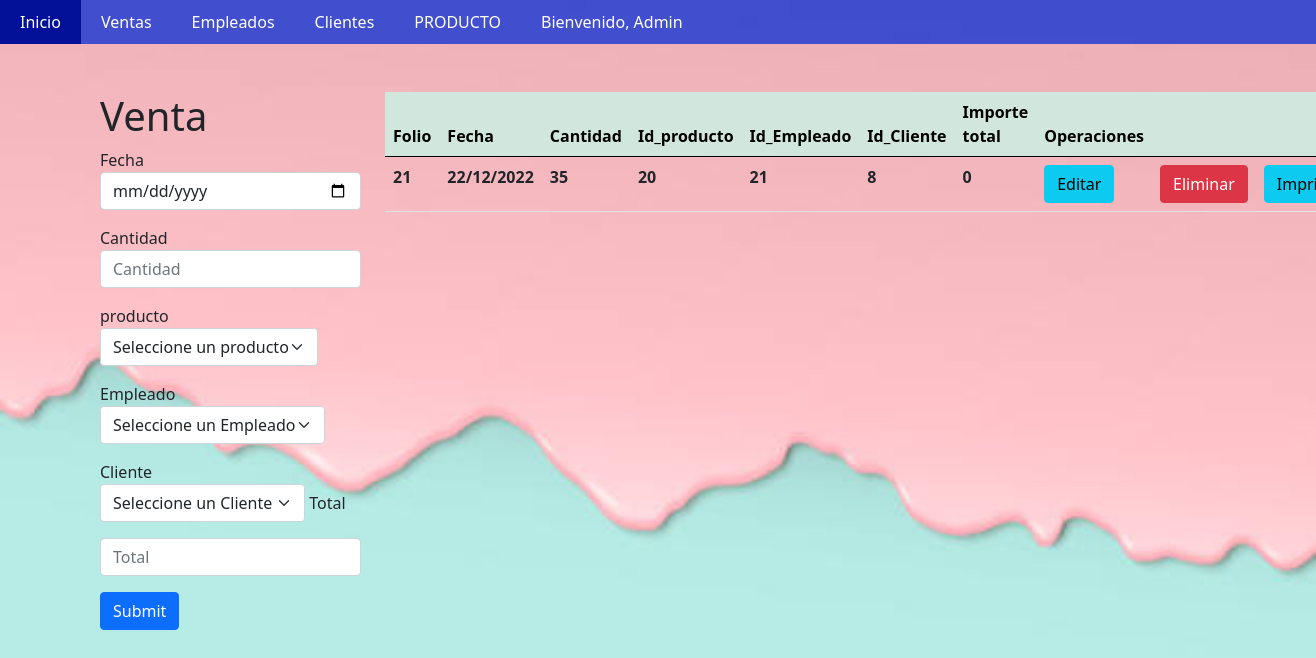
Screenshot of /venta/venta.php (signed in) with the database file from the repository.
### tables this page shows
CREATE TABLE `venta` (
  `folio` int(11) NOT NULL,
  `fecha` varchar(20) NOT NULL,
  `cantidad` int(11) NOT NULL,
  `Id_producto` int(10) NOT NULL,
  `Id_Empleado` int(11) NOT NULL,
  `Id_Cliente` int(11) NOT NULL,
  `importe_total` double NOT NULL
);

### venta/venta.php (the view, shortened to what this page needs)
<?php
    $con=conectar();
    $sql="SELECT * FROM venta";
    $query=mysqli_query($con,$sql);
?>
<!DOCTYPE html>
<html lang="en">
    <head>
        <link href="../style_m.css" rel="stylesheet">
        <link href="https://cdn.jsdelivr.net/npm/bootstrap@5.0.0-beta1/dist/css/bootstrap.min.css" rel="stylesheet">
    </head>
    <body>
    <nav>
			<ul>
			<li><a href="../menu.php">Inicio</a></li>
			<li><a href="venta.php">Ventas</a></li>
         <?php if($_SESSION['rol'] == 1) { ?>
         <li><a href="../empleado/empleado.php">Empleados</a></li> <?php } ?>
				<li><a href="../cliente/cliente.php">Clientes</a></li>
				<li><a href="../productos/AgregarProducto.php">PRODUCTO</a></li>
				<li><a href="#">Bienvenido, <?php echo $_SESSION['nombre']; ?></a>
            </li>
			</ul>
		</nav>
            <div class="container mt-5">
                    <div class="row">
                        <div class="col-md-3">
                            <h1>Venta</h1>
                                <form action="insertar.php" method="POST">
                                    <a>Fecha</a>
                                    <input type="date" class="form-control mb-3" name="fecha" placeholder="dia/mes/año">
                                    <a>Cantidad</a>
                                    <input type="number" class="form-control mb-3" min="0" name="cantidad" placeholder="Cantidad">
                                    <a>producto</a>
                                    <label for="id_g">
                                     <select name="id_g" id="producto" class="form-select mb-3">
                                     <option value="">Seleccione un producto</option>
                                     </select>
                                    </label>
                                    <a>Empleado</a>
                                    <label for="id_e">
                                     <select name="id_e" id=""class="form-select mb-3">
                                     <option value="" selected>Seleccione un Empleado</option>
                                     </select>
                                    </label>
                                    <a>Cliente</a>
                                    <label for="id_c">
                                     <select name="id_c" id=""class="form-select mb-3">
                                     <option value="" selected>Seleccione un Cliente</option>
                                     </select>
                                    </label>
                                    <a>Total</a>
                                    <input type="text" id="total" class="form-control mb-3" name="importe_total" placeholder="Total">
                                    <input type="submit" class="btn btn-primary">
                                </form>
                        </div>
                        <div class="col-md-8">
                            <table class="table" >
                                <thead class="table-success table-striped" >
                                    <tr>
                                    <th>Folio</th>
                                        <th>Fecha</th>
                                        <th>Cantidad</th>
                                        <th>Id_producto</th>
                                        <th>Id_Empleado</th>
                                        <th>Id_Cliente</th>
                                        <th>Importe total</th>
                                        <th>Operaciones</th>
                                        <th></th>
                                        <th></th>
                                    </tr>
                                </thead>
                                <tbody>
                                        <?php
                                            while($row=mysqli_fetch_array($query)){
                                        ?>
                                            <tr>
                                            <th><?php  echo $row['folio']?></th>
                                                <th><?php  echo $row['fecha']?></th>
                                                <th><?php  echo $row['cantidad']?></th>
                                                <th><?php  echo $row['Id_producto']?></th>
                                                <th><?php  echo $row['Id_Empleado']?></th>
                                                <th><?php  echo $row['Id_Cliente']?></th>
                                                <th><?php  echo $row['importe_total']?></th>
                                                <th><a href="actualizar.php?id=<?php echo $row['folio'] ?>" class="btn btn-info">Editar</a></th>
                                                <th><a href="delete.php?id=<?php echo $row['folio'] ?>" class="btn btn-danger">Eliminar</a></th>
                                                <th><a href="imprimir.php?id=<?php echo $row['folio'] ?>" class="btn btn-info">Imprimir</a></th>
                                            </tr>
                                        <?php
                                            }
                                        ?>
                                </tbody>
                            </table>
                        </div>
                    </div>
            </div>
    </body>
</html>

### style_m.css (style rules this page uses)
body { background-image: url("../img/formulario12.jpg"); background-size: cover; background-repeat:no-repeat; margin-top: auto; }
nav { background:#0b30d5c2; position: relative; }
nav ul { list-style:none; padding:0; margin:0; overflow:hidden; }
nav > ul > li { float:left; }
nav ul li a { text-decoration:none; color:#fff; display:block; padding:10px 20px; }

### rows the page displays
venta: folio "21", fecha "22/12/2022", cantidad "35", Id_producto "20", Id_Empleado "21", Id_Cliente "8", importe_total "0"

### other values shown
$_SESSION['nombre'] "Admin"
